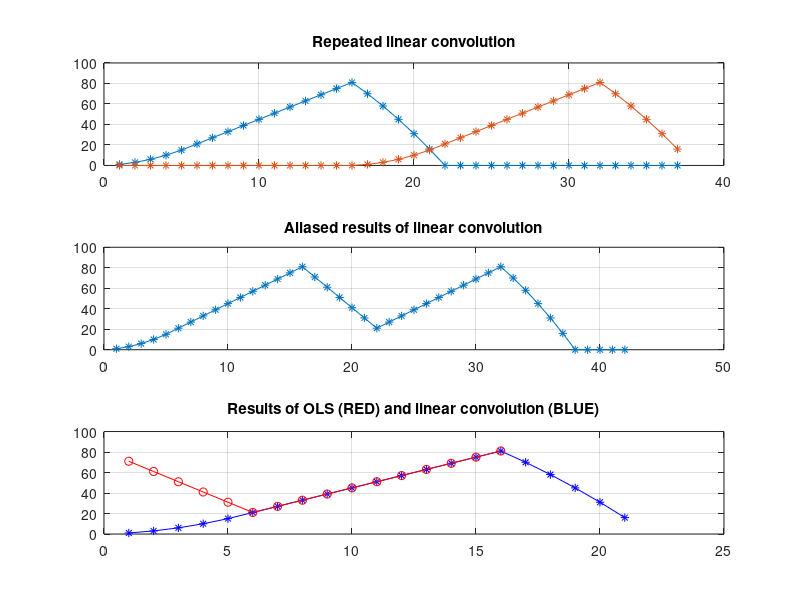
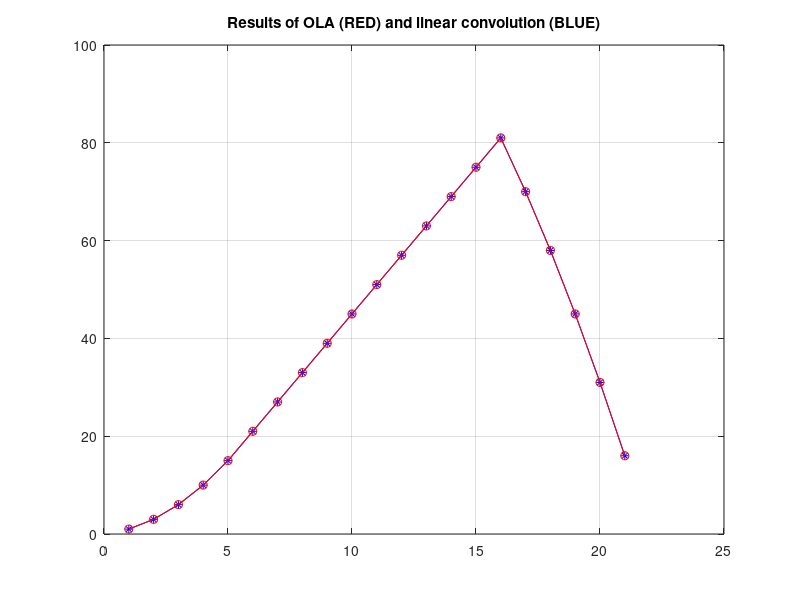

Reproduce these figures in MATLAB, in order.
clear all;close all
clc;
% DSP BSC course
% Demo program for OLA and OLS,
% by Hamid Sheikhzadeh, June, 2021
M=16;
L=6;
P=L+M-1; % Linear conv. length
%--------------------------
N=M; % OLS
delta=P -N; % No. of Wrong samples
x=1:M;
h=ones(1,L);
y=conv(x,h);
X=fft(x,N);
H=fft(h,N);
Y_OLS=X.*H;
y_ols=real(ifft(Y_OLS));
figure;
subplot(211);
% Now try time-aliasing the input.... should get the same result
Num=2;
z=zeros(1,P*Num);
q=zeros(P,Num);
for k=1:Num % Time repetition
    st=(k-1)*N+1;
    en=st+P-1;
    q(st:en,k)=y;
    z(st:en)=z(st:en)+y;
end;
subplot(311);
plot(q,'*-');grid on
title('Repeated linear convolution');
subplot(312);
plot(z,'*-');grid on;
title('Aliased results of linear convolution');
subplot(313);
plot(y,'b*-');
hold on;grid on;
plot(y_ols,'ro-');
title('Results of OLS (RED) and linear convolution (BLUE)');
% Now try OLA
N=P;    % OLA, zero padd both
X=fft(x,N);
H=fft(h,N);
Y_OLA=X.*H;
y_ola=real(ifft(Y_OLA));
figure;
plot(y,'b*-');
hold on;grid on;
plot(y_ola,'ro-');
title('Results of OLA (RED) and linear convolution (BLUE)');


